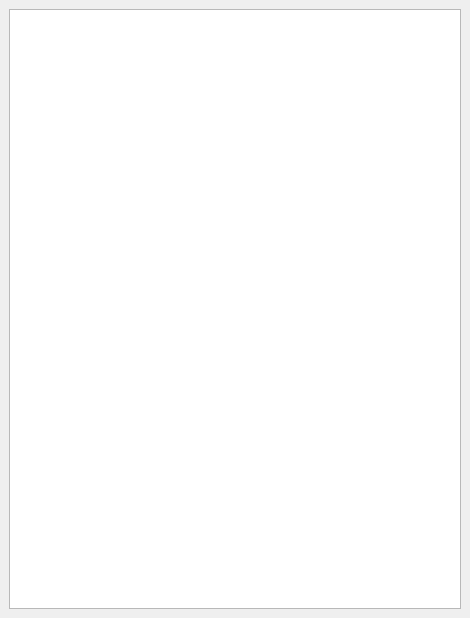
<?xml version="1.0" encoding="UTF-8"?>
<ui version="4.0">
 <class>MainWindow</class>
 <widget class="QMainWindow" name="MainWindow">
  <property name="geometry">
   <rect>
    <x>0</x>
    <y>0</y>
    <width>470</width>
    <height>618</height>
   </rect>
  </property>
  <property name="windowTitle">
   <string>MainWindow</string>
  </property>
  <widget class="QWidget" name="centralwidget">
   <layout class="QHBoxLayout" name="horizontalLayout">
    <item>
     <widget class="QGraphicsView" name="graphicsView"/>
    </item>
   </layout>
  </widget>
 </widget>
 <resources/>
 <connections/>
</ui>
